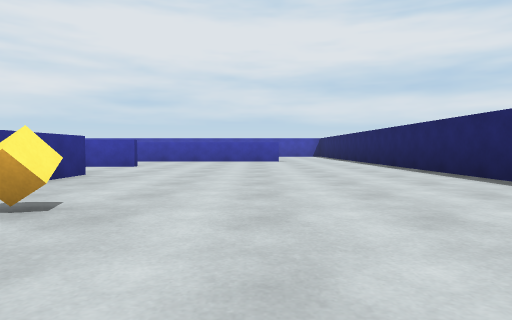
View 1 (above)

16 first-person views from a walk through a Unity game level. The camera is 0.68 m above the floor, tilts 2° down and sees 75° across. The floor is counted in squares, 2 m on a side. Each view is taken from the middle of a square. On the plan, view 1 faces up. The plan holds only what a view shows up to about 9 squares ahead; the rest is blank. The player is left out.

View 2
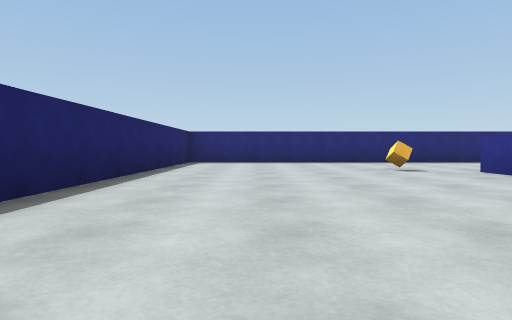

View 3
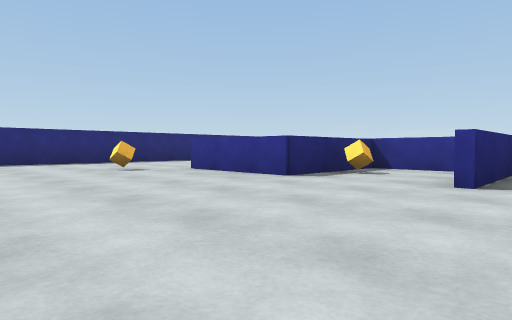

View 4
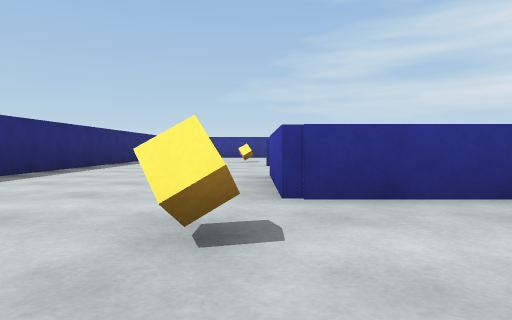

View 5
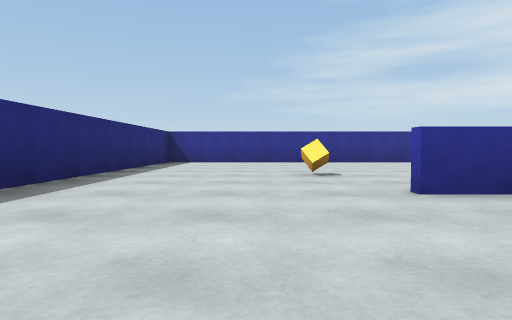

View 6
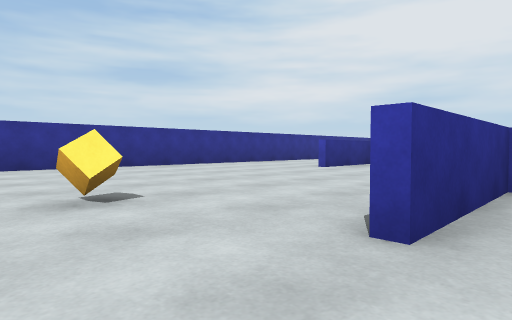

View 7
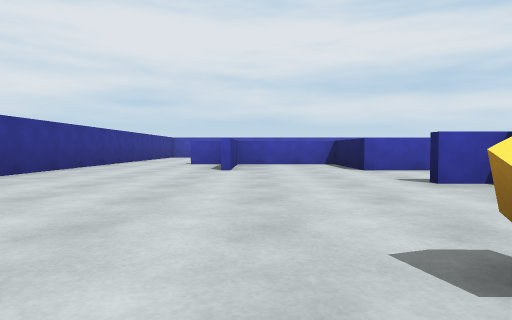

View 8
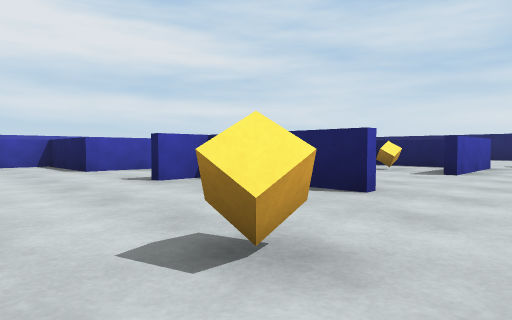

View 9
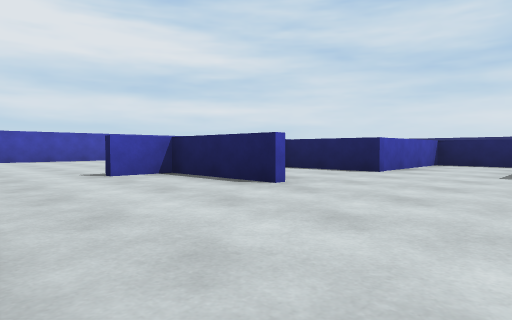

View 10
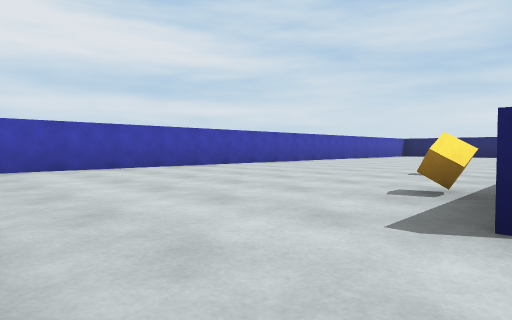

View 11
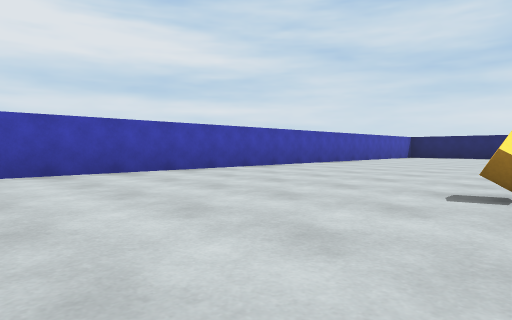

View 12
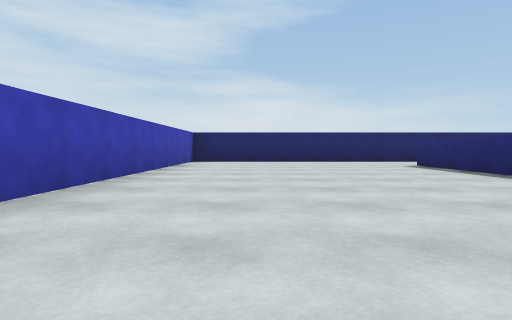

View 13
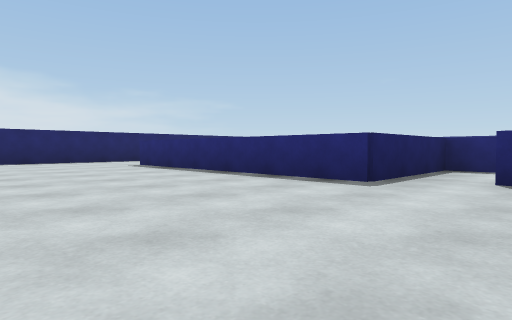

View 14
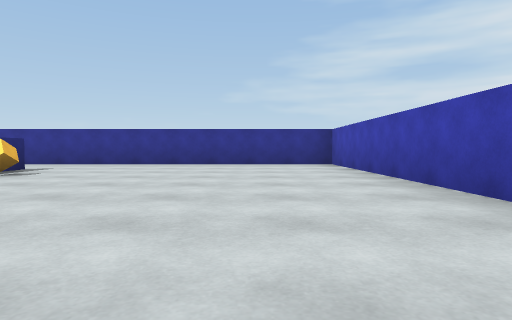

View 15
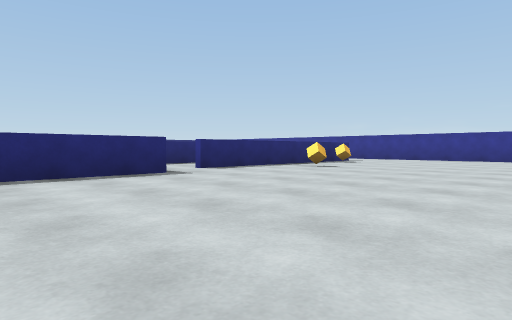

View 16
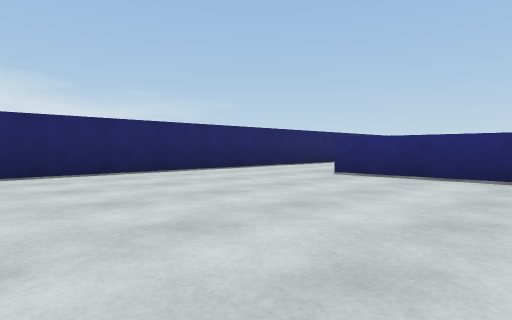

### Floor plan
Points are (right, up) in squares from view 1. A wall is a line through its corners. A room is listed if a view was taken in it or the views show most of it. See-through windows are left out.
Room 1 (views 1, 2, 3, 4, 5, 6, 7, 8, 9)
walls: (-6.6, 2.1) (-6.6, 4.2); (-6.4, 4.2) (-6.4, 2.1); (-4.6, 4.9) (-4.6, 6.2) (-7.3, 6.2) (-7.3, 8.1) (-9.4, 8.1) (-9.4, 6.1); (-2.4, 2.8) (-2.4, 4.1); (-4.5, 5.6) (-4.5, 4.4) (-2.2, 4.4) (-2.2, 2.2) (-4.2, 2.2); (-4.1, 6.3) (-2.2, 6.3); (-2.1, 6.2) (-3.2, 6.2); (-12.1, 6.6) (-12.1, -1.1) (2.6, -1.1) (2.6, 8.6); (0.6, 8.7) (-3.1, 8.7)
ways out: opening at (-11.5, 7.5) to room 2; opening at (1.5, 9) to room 2
objects: other object (-8, 2); other object (-4, 3); other object (-3, 5); other object (-1, 2)
Room 2 (views 10, 11, 12, 13, 14, 15, 16)
walls: (-6.6, 6.3) (-4.4, 6.3) (-4.4, 8.8) (0.6, 8.8); (-10.5, 8.3) (-5.4, 8.3); (-9.5, 6.1) (-9.5, 8.1); (2.6, 8.6) (2.6, 13.6) (-12.1, 13.6) (-12.1, 6.6)
ways out: opening at (-11.5, 7.5) to room 1; opening at (1.5, 9) to room 1
objects: other object (-9, 9); other object (-7, 9)

Where each view was taken, in squares from view 1:
view 1: 0 up, 0 right, facing up
view 2: 7 up, 1 right, facing down
view 3: 7 up, 1 right, facing down-left
view 4: 2 up, 0 right, facing left
view 5: 1 up, 4 left, facing left
view 6: 1 up, 6 left, facing up-left
view 7: 1 up, 9 left, facing up
view 8: 1 up, 9 left, facing up-right
view 9: 4 up, 12 left, facing up-right
view 10: 8 up, 12 left, facing up-right
view 11: 9 up, 10 left, facing up-right
view 12: 12 up, 6 left, facing right
view 13: 12 up, 6 left, facing down-right
view 14: 12 up, 5 left, facing left
view 15: 13 up, 2 left, facing down-left
view 16: 13 up, 2 left, facing down-right
